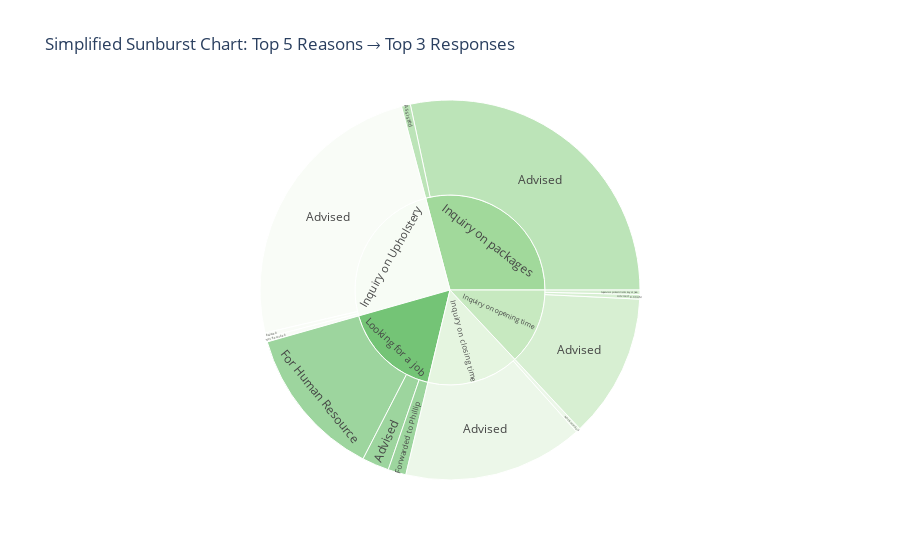

The notebook cell saved with this chart:
### Code cell
import pandas as pd
import plotly.express as px
import os

# ✅ Ensure 'Output' directory exists to save charts
os.makedirs("Output", exist_ok=True)

# Step 1: Count all REASON → RESPONSE combinations
combo_counts = (
    calldata.groupby(['REASON FOR CALL', 'RESPONSE GIVEN/CONCLUSION'])
    .size()
    .reset_index(name='count')
)

# Step 2: Select Top 5 most frequent reasons for calling
top_reasons = (
    combo_counts.groupby('REASON FOR CALL')['count']
    .sum()
    .nlargest(5)
    .index
)
filtered = combo_counts[combo_counts['REASON FOR CALL'].isin(top_reasons)]

# Step 3: For each top reason, retain only its Top 3 most frequent responses
filtered = (
    filtered.groupby('REASON FOR CALL', group_keys=False)
    .apply(lambda x: x.nlargest(3, 'count'))
    .reset_index(drop=True)
)

# Step 4: Create sunburst chart
fig = px.sunburst(
    filtered,
    path=['REASON FOR CALL', 'RESPONSE GIVEN/CONCLUSION'],
    values='count',
    color='REASON FOR CALL',
    color_discrete_sequence=px.colors.sequential.Greens,
    title='Simplified Sunburst Chart: Top 5 Reasons → Top 3 Responses'
)

# Display chart
fig.show()

# Save chart as HTML
fig.write_html("Output/simplified_sunburst.html")
print("✅ Saved: Output/simplified_sunburst.html")

### Figure 1 — Plotly figure (JSON) as saved in the notebook; plotly's stock layout.template omitted (floating-point values rounded to 4 significant figures)
{"data": [{"branchvalues": "total", "customdata": [["Inquiry on Upholstery"], ["Inquiry on closing time"], ["Inquiry on opening time"], ["Inquiry on packages"], ["Looking for a job"], ["Inquiry on opening time"], ["Inquiry on Upholstery"], ["Inquiry on packages"], ["Looking for a job"], ["Looking for a job"], ["Inquiry on Upholstery"], ["Inquiry on closing time"], ["Inquiry on opening time"], ["Inquiry on Upholstery"], ["Inquiry on closing time"], ["Inquiry on opening time"], ["Inquiry on packages"], ["Looking for a job"]], "domain": {"x": [0, 1], "y": [0, 1]}, "hovertemplate": "labels=%{label}<br>count=%{value}<br>parent=%{parent}<br>id=%{id}<br>REASON FOR CALL=%{customdata[0]}<extra></extra>", "ids": ["Inquiry on Upholstery/Advised", "Inquiry on closing time/Advised", "Inquiry on opening time/Advised", "Inquiry on packages/Advised", "Looking for a job/Advised", "Inquiry on opening time/Advised 8.00AM", "Inquiry on Upholstery/Assisted", "Inquiry on packages/Assisted", "Looking for a job/For Human Resource", "Looking for a job/Forwarded to Phillip", "Inquiry on Upholstery/Not Recorded", "Inquiry on closing time/Not Recorded", "Inquiry on opening time/Supervisor picked clients key at Java", "Inquiry on Upholstery", "Inquiry on closing time", "Inquiry on opening time", "Inquiry on packages", "Looking for a job"], "labels": ["Advised", "Advised", "Advised", "Advised", "Advised", "Advised 8.00AM", "Assisted", "Assisted", "For Human Resource", "Forwarded to Phillip", "Not Recorded", "Not Recorded", "Supervisor picked clients key at Java", "Inquiry on Upholstery", "Inquiry on closing time", "Inquiry on opening time", "Inquiry on packages", "Looking for a job"], "marker": {"colors": ["rgb(247,252,245)", "rgb(229,245,224)", "rgb(199,233,192)", "rgb(161,217,155)", "rgb(116,196,118)", "rgb(199,233,192)", "rgb(247,252,245)", "rgb(161,217,155)", "rgb(116,196,118)", "rgb(116,196,118)", "rgb(247,252,245)", "rgb(229,245,224)", "rgb(199,233,192)", "rgb(247,252,245)", "rgb(229,245,224)", "rgb(199,233,192)", "rgb(161,217,155)", "rgb(116,196,118)"]}, "name": "", "parents": ["Inquiry on Upholstery", "Inquiry on closing time", "Inquiry on opening time", "Inquiry on packages", "Looking for a job", "Inquiry on opening time", "Inquiry on Upholstery", "Inquiry on packages", "Looking for a job", "Looking for a job", "Inquiry on Upholstery", "Inquiry on closing time", "Inquiry on opening time", "", "", "", "", ""], "type": "sunburst", "values": [64, 40, 32, 74, 6, 1, 1, 2, 34, 4, 1, 1, 1, 66, 41, 34, 76, 44]}], "layout": {"legend": {"tracegroupgap": 0}, "sunburstcolorway": ["rgb(247,252,245)", "rgb(229,245,224)", "rgb(199,233,192)", "rgb(161,217,155)", "rgb(116,196,118)", "rgb(65,171,93)", "rgb(35,139,69)", "rgb(0,109,44)", "rgb(0,68,27)"], "title": {"text": "Simplified Sunburst Chart: Top 5 Reasons → Top 3 Responses"}}}
